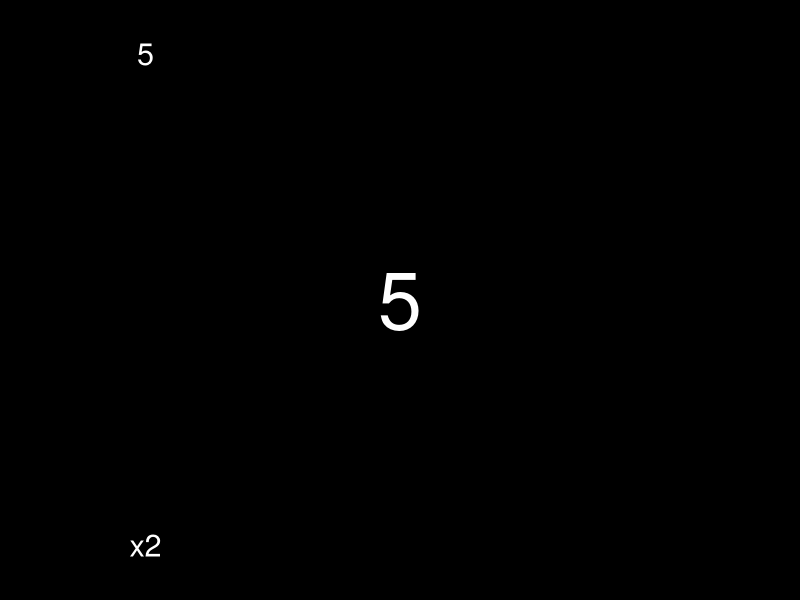

Recreate this plot in R.
library(ggplot2)
library(tibble)
library(dplyr)
library(purrr)
library(glue)
library(tidyr)
library(readr)

make_card <- function(rank, suit, ...) {

  icon <- case_when(
   rank == "0" ~ " *",
   rank %in% c("5", "7") ~ "x2",
   TRUE ~ ""
  )
  
  textcol <- ifelse(suit %in% c('yellow', 'green'), 'black', 'white')
  
  layout <- tibble(x = c(0.15,0.15,0.5), 
                   y = c(0.05,0.95,0.5), 
                   text = c(icon, rank, rank),
                   fontsize = c(3,3,20),
                   just = c('center', 'center', 'center'))
  
  card <- layout %>%
    ggplot(aes(x = x, y = y)) +
    geom_text(aes(label = text, size = fontsize, hjust = just), colour = textcol) +
    guides(size = F, colour = F) +
    scale_size_area(max_size = 20) +
    scale_colour_manual(values=c(textcol)) +
    scale_x_continuous(limits = c(0,1)) +
    scale_y_continuous(limits = c(0,1)) +
    theme_void() +
    theme(plot.background = element_rect(fill = suit, colour = suit))
  
  ggsave(glue('card_{rank}_{suit}.png'), width = 1.03, height = 1.6, units = 'in', dpi = 100)
}


make_card('5', 'black')


make_token <- function(rank, suit, label,...) {

  icon <- ""
  
  textcol <- ifelse(suit %in% c('yellow', 'green'), 'black', 'white')
  
  layout <- tibble(x = c(0,0.05,0.5,1,1), 
                   y = c(0.05,0.75,0.5,1,0), 
                   text = c(icon, rank, "","",""),
                   fontsize = c(3,3,20,1,1),
                   just = c('left', 'left', 'center','right','right'))
  
  card <- layout %>%
    ggplot(aes(x = x, y = y)) +
    geom_text(aes(label = text, size = fontsize, hjust = just), colour = textcol) +
    guides(size = F, colour = F) +
    scale_size(range=c(1,20)) +
    scale_colour_manual(values=c(textcol)) +
    theme_void() +
    theme(plot.background = element_rect(fill = suit, colour = suit))
  
  ggsave(glue('crew/token_{label}.png'), width = 1.03, height = 0.5, units = 'in', dpi = 100)
}



voodoo_card_list <- expand_grid(rank = 0:15, suit = c('blue', 'red', 'green', 'yellow', 'black'))

crew_card_list <- expand_grid(rank = 1:9, suit = c('blue', 'red', 'green', 'yellow')) 

crew_card_list <- bind_rows(crew_card_list, expand_grid(rank = 1:4, suit = 'black'))

crew_token_list <- tibble(rank = c(1:5, ">", ">>", ">>>", ">>>>", "\u2126"), 
                          suit = 'black',
                          label = c(1:5, "a", "b", "c", "d", "e"))

pwalk(crew_token_list, make_token)

crew_card_list %>%
  transmute(label = glue('{rank}_{suit}'), 
         image = glue('https://raw.githubusercontent.com/mcgriffiths/cardgames/master/crew/task_{rank}_{suit}.png')) %>%
  write_csv('crew_tasks.csv')

crew_token_list %>%
  transmute(label = glue('token_{label}'), 
            image = glue('https://raw.githubusercontent.com/mcgriffiths/cardgames/master/crew/{label}.png')) %>%
  write_csv('crew_tokens.csv')
